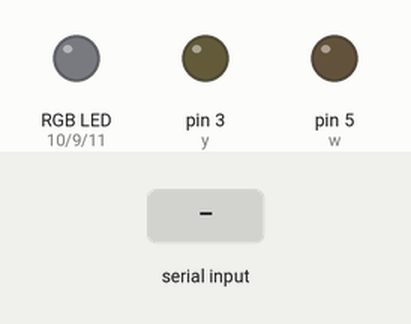
Simulated run of this sketch. Board: Arduino Uno, built with avr-gcc and run on an emulated ATmega328P. Parts: an RGB LED mixed from three pins (HIGH = lit), output pins drawn as LEDs (lit = HIGH). The inputs (shaded band) are chosen by the test bench. Dim RGB values are drawn brighter than linear; random numbers use the default seed unless the sketch sets one; what the sketch prints to the serial monitor is not drawn.

Above: at 1.2 s.
1.3 s: "90,45\n" received over Serial
At 2.5 s:
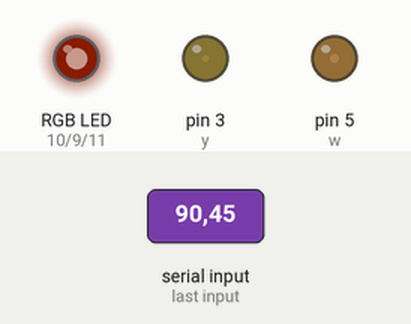
2.8 s: "30,150\n" received over Serial
At 3.6 s:
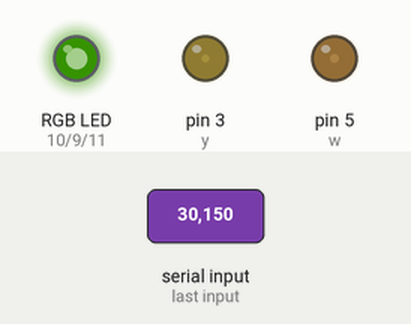
4.3 s: "1\n" received over Serial
At 4.6 s:
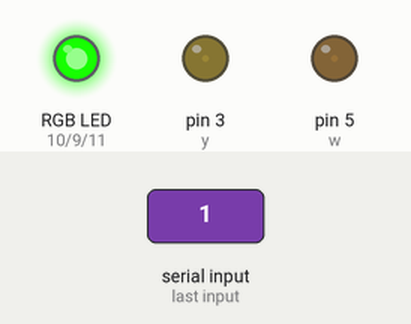
5.8 s: "2\n" received over Serial
At 7.0 s:
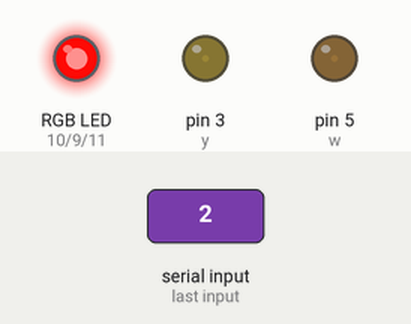
7.3 s: "3\n" received over Serial
At 8.1 s:
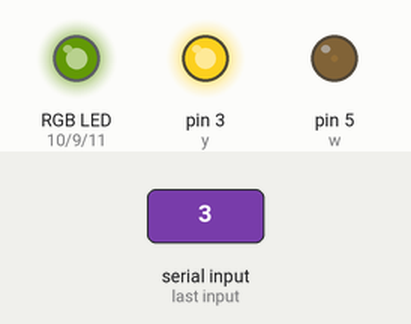
8.8 s: "5\n" received over Serial
At 9.2 s:
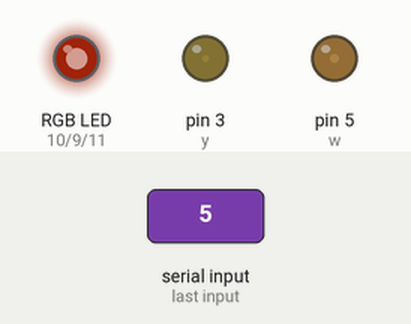
Timing chart, 0 to 11.3 s (numbered marks = the images above; inputs shaded):
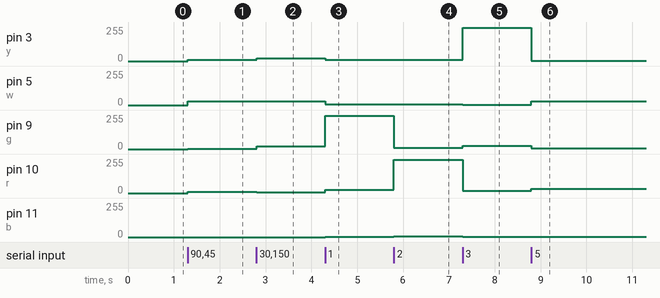

The sketch:

ledpy.ino
```cpp
int g = 9;
int r = 10;
int b = 11;
int y = 3;
int w = 5;

int rr = 40;
int rg = 30;
int ry = 30;
int rw = 8;
int rb = 8;

void setup() {
    Serial.begin(9600);
    pinMode(r, OUTPUT);
      pinMode(g, OUTPUT);
     pinMode(b, OUTPUT);
       pinMode(y, OUTPUT);
  pinMode(w, OUTPUT);

}


void loop() {
  if(Serial.available() > 0) {

   int data = Serial.read();
    Serial.print(data);
    data = data-48;
    if(data == 1){
      shine(g, 250);
      shine(r, random(rr)/1);
      shine(b, random(rb)/1);
      shine(y, random(ry)/1);
      shine(w, random(rw)/1);
    }
    else if (data == 2){
      shine(r,250);
      shine(g,random(rg)/1);
      shine(b,random(rb)/1);
      shine(y,random(ry)/1);
      shine(w,random(rw)/1);
    }
    else if (data == 3){
      shine(y,250);
      shine(r,random(rr)/1);
      shine(g,random(rg)/1);
      shine(b,random(rb)/1);
      shine(w,random(rw)/1);
    }
    else if (data == 4){
      shine(b,200);
      shine(r,random(rr)/1);
      shine(g,random(rg)/1);
      shine(y,random(ry)/1);
      shine(w,random(rw)/1);
    }
    else if (data == 5){
      shine(w,30);
      shine(r,random(rr)/1);
      shine(g,random(rg)/1);
      shine(b,random(rb)/1);
      shine(y,random(ry)/1);
    }

}
}

void shine(int pinNum, int intensity){
  analogWrite(pinNum, intensity);
}
```

Measured:
- after the input at 1.3 s, pin 3 (y): 0/255 → 8/255 at once; pin 5 (w): 0/255 → 30/255 at once; pin 9 (g): 0/255 → 2/255 at once; pin 10 (r): 0/255 → 10/255 at once
- after the input at 2.8 s, pin 3 (y): 8/255 → 22/255 at once; pin 9 (g): 2/255 → 19/255 at once; pin 10 (r): 10/255 → 7/255 at once
- after the input at 4.3 s, pin 3 (y): 22/255 → 9/255 at once; pin 5 (w): 30/255 → 5/255 at once; pin 9 (g): 19/255 → 250/255 at once; pin 10 (r): 7/255 → 23/255 at once; pin 11 (b): 0/255 → 1/255 at once
- after the input at 5.8 s, pin 5 (w): 5/255 → 6/255 at once; pin 9 (g): 250/255 → 10/255 at once; pin 10 (r): 23/255 → 250/255 at once; pin 11 (b): 1/255 → 5/255 at once
- after the input at 7.3 s, pin 3 (y): 9/255 → 250/255 at once; pin 5 (w): 6/255 → 2/255 at once; pin 9 (g): 10/255 → 25/255 at once; pin 10 (r): 250/255 → 16/255 at once; pin 11 (b): 5/255 → 1/255 at once
- after the input at 8.8 s, pin 3 (y): 250/255 → 3/255 at once; pin 5 (w): 2/255 → 30/255 at once; pin 9 (g): 25/255 → 7/255 at once; pin 10 (r): 16/255 → 32/255 at once; pin 11 (b): 1/255 → 2/255 at once
